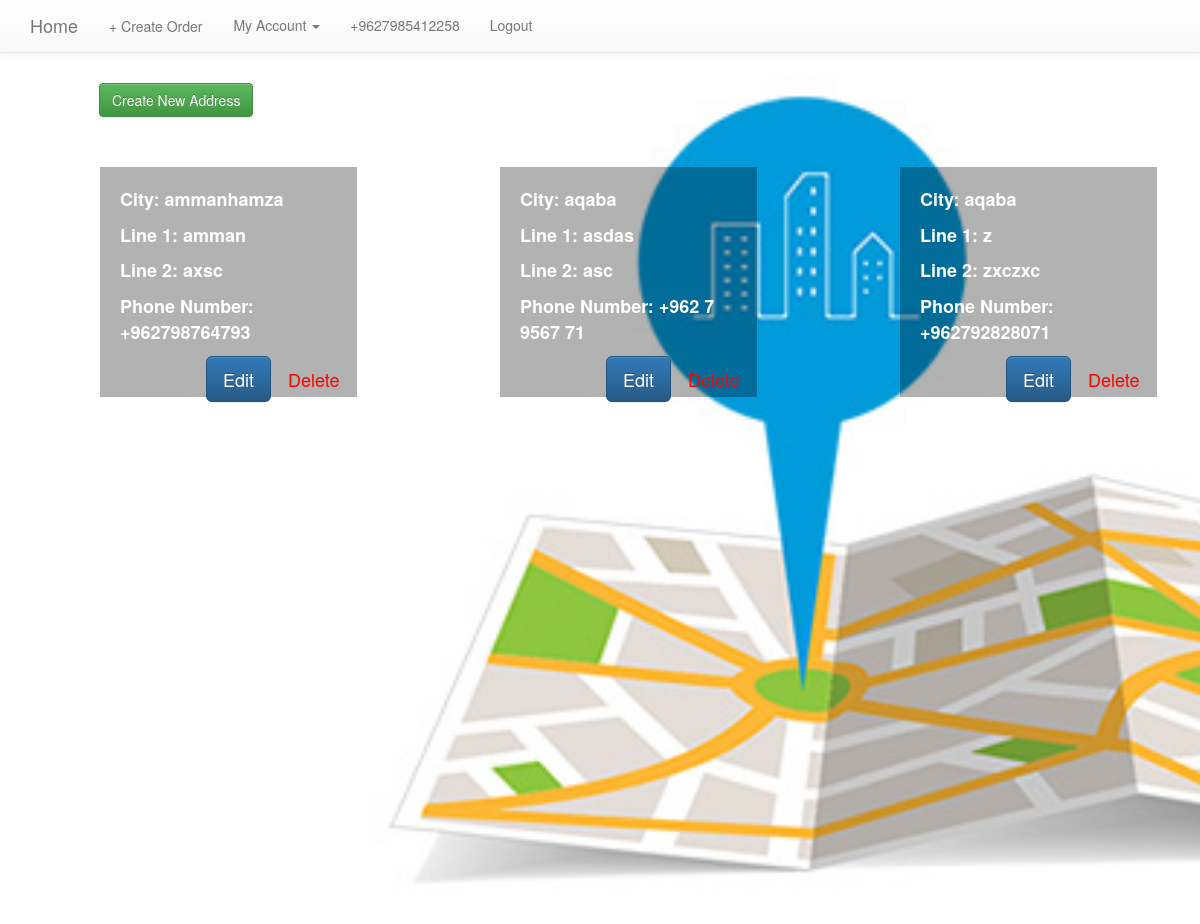
The app's page /u/addresses/list/ (signed in) with its own data.
### basic_app/models.py (models this page shows, shortened)
class Address(models.Model):
    user = models.ForeignKey(User, on_delete=models.CASCADE, default="")
    city = models.CharField(max_length=255, blank=False, null=False)
    line1 = models.CharField(max_length=255, blank=False, null=False)
    line2 = models.CharField(max_length=255, blank=True, null=True)
    phone_number = models.CharField(max_length=14, blank=False, null=False)
    def __str__(self):
        return " City :" + self.city+" , " + "Line: "+self.line1

### basic_app/views.py (the view)
class AddressListView(LoginRequiredMixin, ListView):
    model = Address
    def get_queryset(self):
        return Address.objects.filter(user=self.request.user)
    def get_context_data(self, **kwargs):
        context = super(AddressListView, self).get_context_data(**kwargs)
        context['address'] = AddressForm()
        return context

### basic_app/context_processors.py (called while the page is built)
def get_order_form(request):
        order_form = OrderForm(user=request.user.id)
        return {'order_form':order_form}

### templates/basic_app/address_list.html (shortened to what this page needs)
{% extends "basic_app/base.html" %}
{% block body_block %}
    <div class="row image-address">
        <div class="col-12 add-new-address">
            <button data-backdrop="static" data-keyboard="false" class="btn btn-success" data-toggle="modal"
                    data-target="#myModal">Create New Address
            </button>
        </div>
        {% for address in address_list %}
            <div class="col-12 col-md-4 list-address">
                <div class="address">
                    <div class="date">
                        <p>City: {{ address.city }}</p>
                        <p>Line 1: {{ address.line1 }}</p>
                        <p>Line 2: {{ address.line2 }}</p>
                        <p>Phone Number: {{ address.phone_number }}</p>
                    </div>
                    <div class="date pull-right">
                        <a data-backdrop="static" data-keyboard="false" data-toggle="modal"
                           data-target="#{{ address.id }}" style="color:red"
                           class="btn btn-lg btn-link pull-right">Delete</a>
                        <a href="{% url 'basic_app:address_update' pk=address.pk %} " value="Login"
                           class="btn btn-lg btn-primary pull-right">Edit</a>
                    </div>
                </div>
            </div>
        {% endfor %}
    </div>
{% endblock %}

### static/css/style.css (style rules this page uses)
.add-new-address { padding-top: 30px; padding-left: 99px; }
.address { background-color: rgba(0, 0, 0, 0.3); -webkit-background-color: rgba(0, 0, 0, 0.3); -moz-background-color: rgba(0, 0, 0, 0.3); -o-background-color: rgba(0, 0, 0, 0.3); background-size: cover; min-height: 230px; width: 90%; padding-top: 20px; padding-left: 20px; color: white; font-size: 18px; font-weight: bold; }
.list-address { padding-left: 100px; padding-top: 50px; }
.image-address { background-image: url('addresss.jpg'); height: 871px; background-repeat: no-repeat; background-size: cover; z-index: -8; -webkit-background-size: cover; -moz-background-size: cover; -o-background-size: cover; }

### records on screen
Address: city "ammanhamza", line1 "amman", line2 "axsc", phone_number "+962798764793"
Address: city "aqaba", line1 "asdas", line2 "asc", phone_number "+962 7 9567 71"
Address: city "aqaba", line1 "z", line2 "zxczxc", phone_number "+962792828071"
